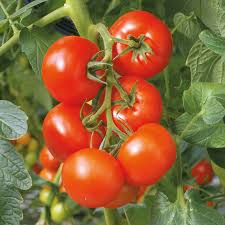
#> input picture Digital Image Processing/OpenCV/gallery/tomato1.jpeg, 225 x 225 px, found by its file name
$ python histEqualize.py
#> lines starting #> are read from the running program, lines starting #| are printed output that depends on the picture
#!/usr/bin/env python3
# -*- coding: utf-8 -*-
"""
Created on Thu Jan  9 23:46:30 2020

@author: ezio
"""

import cv2
import math
import numpy as np


_max, _min = 0, 255
img = cv2.imread("./gallery/tomato1.jpeg", cv2.IMREAD_GRAYSCALE)
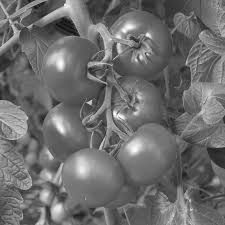
#> img: shape (225, 225); min 8, max 255, mean 108.9
equaImg = np.copy(img)


def histogram(img):
    """
    Computes the histogram of pixels for a given Gray-Scale image
    """
    height, width = img.shape[:2]
    histo = np.arange((256))
    for i in range(height):
        for j in range(width):
            pix = img.item((i, j))
            histo[pix] += 1
    return histo


def cummHisto(hist):
    """
    Computes the cummulative histogram of pixels for a given Gray-Scale image
    """
    cummHist = hist.copy()
    for i in range(1, len(hist)):
        cummHist[i] += cummHist[i-1]
    return cummHist


height, width = img.shape[:2]
#> height = 225; width = 225
pixs = height * width
#> pixs = 50625

hist = histogram(img)
#> after the loop in histogram, `for i in range(height):`: histo = 256 values, max 817 at index 94, min 0 at index 0, mean 325.3
#> hist has the same summary as histo in histogram
cumHist = cummHisto(hist)
#> in cummHisto, `cummHist = hist.copy()`: cummHist has the same summary as histo in histogram
#> after the loop in cummHisto, `for i in range(1, len(hist)):`: cummHist = 256 values from 0 to 83265
#> cumHist = 256 values from 0 to 83265

for i in range(height):
    for j in range(width):
        pix = img.item(i, j)
        modPix = math.floor(cumHist[pix] * 255. / pixs)
        equaImg.itemset((i, j), modPix)
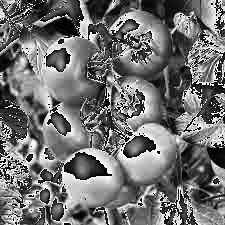
#> equaImg: shape (225, 225); min 0, max 254, mean 112.9

cv2.imshow("img", img)
cv2.waitKey(0)

cv2.imshow("contrasted-img", equaImg)
cv2.waitKey(0)

cv2.destroyAllWindows()

$ run again, with Digital Image Processing/OpenCV/gallery/deer.jpeg copied over Digital Image Processing/OpenCV/gallery/tomato1.jpeg
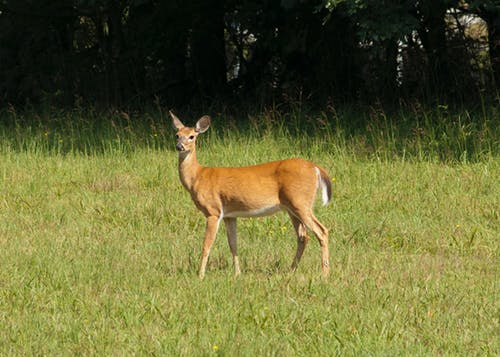
#> input picture Digital Image Processing/OpenCV/gallery/deer.jpeg, 500 x 357 px, found by its file name
#> `img = cv2.imread("./gallery/tomato1.jpeg", cv2.IMREAD_GRAYSCALE)`:
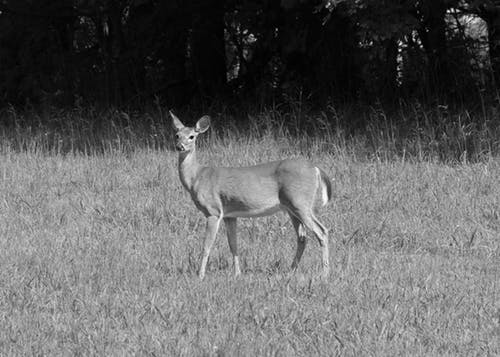
#> img: shape (357, 500); min 0, max 255, mean 97.8
#> after the loop in histogram, `for i in range(height):`: histo = 256 values, max 3850 at index 10, min 182 at index 1, mean 824.8
#> hist has the same summary as histo in histogram
#> in cummHisto, `cummHist = hist.copy()`: cummHist has the same summary as histo in histogram
#> after the loop in cummHisto, `for i in range(1, len(hist)):`: cummHist = 256 values from 331 to 211140
#> after the loop `for i in range(height):`:
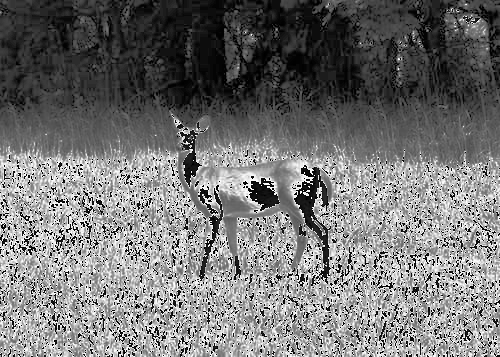
#> equaImg: shape (357, 500); min 0, max 254, mean 117

$ run again, with Digital Image Processing/OpenCV/gallery/watermelon.jpeg copied over Digital Image Processing/OpenCV/gallery/tomato1.jpeg
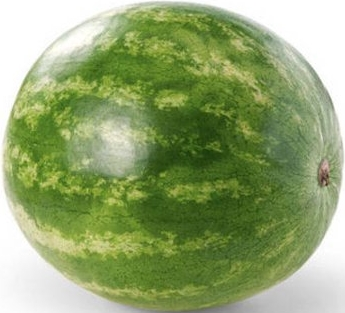
#> input picture Digital Image Processing/OpenCV/gallery/watermelon.jpeg, 345 x 313 px, found by its file name
#> `img = cv2.imread("./gallery/tomato1.jpeg", cv2.IMREAD_GRAYSCALE)`:
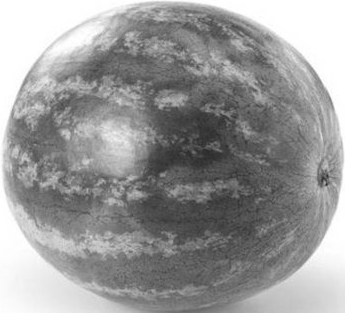
#> img: shape (313, 345); min 39, max 255, mean 152.5
#> after the loop in histogram, `for i in range(height):`: histo = 256 values, max 9409 at index 255, min 0 at index 0, mean 549.3
#> hist has the same summary as histo in histogram
#> in cummHisto, `cummHist = hist.copy()`: cummHist has the same summary as histo in histogram
#> after the loop in cummHisto, `for i in range(1, len(hist)):`: cummHist = 256 values from 0 to 140625
#> after the loop `for i in range(height):`:
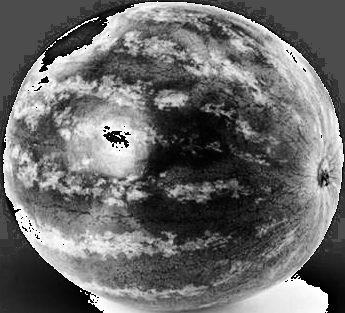
#> equaImg: shape (313, 345); min 0, max 255, mean 106.5
